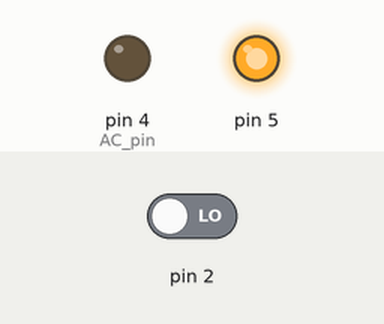
Bench run of a sketch on a simulated Arduino Uno, built with avr-gcc and run on an emulated ATmega328P. Shown: output pins drawn as LEDs (lit = HIGH). Inputs (shaded band) come from the test bench; at power-on: pin 2 LOW.

Above: at 1.2 s.
1.3 s: pin 2 driven HIGH
At 2.5 s:
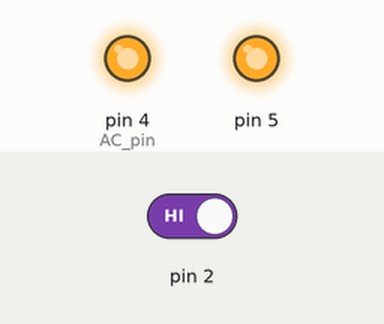
Timing chart, 0 to 4.3 s (numbered marks = the images above; inputs shaded):
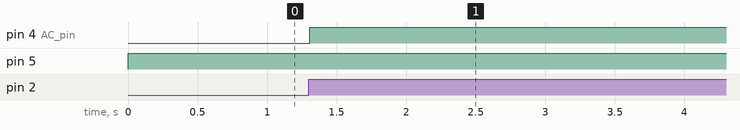

Measured:
- after the input at 1.3 s, pin 4 (AC_pin): LOW → HIGH at once

The sketch:

test10.ino
```cpp
/*AC Light Control

 Updated by Robert Twomey

 Changed zero-crossing detection to look for RISING edge rather
 than falling.  (originally it was only chopping the negative half
 of the AC wave form).

 Also changed the dim_check() to turn on the Triac, leaving it on
 until the zero_cross_detect() turn's it off.

 Adapted from sketch by Ryan McLaughlin
 http://www.arduino.cc/cgi-bin/yabb2/YaBB.pl?num=1230333861/30

 */

#include  <TimerOne.h>          // Avaiable from http://www.arduino.cc/playground/Code/Timer1
volatile int i=0;               // Variable to use as a counter volatile as it is in an interrupt
volatile boolean zero_cross=0;  // Boolean to store a "switch" to tell us if we have crossed zero
int AC_pin = 4;                // Output to Opto Triac
int dim = 0;                    // Dimming level (0-128)  0 = on, 128 = 0ff
int inc=1;                      // counting up or down, 1=up, -1=down

int freqStep = 75;    // This is the delay-per-brightness step in microseconds.
                      // For 60 Hz it should be 65
// It is calculated based on the frequency of your voltage supply (50Hz or 60Hz)
// and the number of brightness steps you want.
//
// Realize that there are 2 zerocrossing per cycle. This means
// zero crossing happens at 120Hz for a 60Hz supply or 100Hz for a 50Hz supply.

// To calculate freqStep divide the length of one full half-wave of the power
// cycle (in microseconds) by the number of brightness steps.
//
// (120 Hz=8333uS) / 128 brightness steps = 65 uS / brightness step
// (100Hz=10000uS) / 128 steps = 75uS/step

void setup() {                                      // Begin setup
  pinMode(AC_pin, OUTPUT);                          // Set the Triac pin as output
  attachInterrupt(0, zero_cross_detect, RISING);    // Attach an Interupt to Pin 2 (interupt 0) for Zero Cross Detection
  Timer1.initialize(freqStep);                      // Initialize TimerOne library for the freq we need
  Timer1.attachInterrupt(dim_check, freqStep);
  // Use the TimerOne Library to attach an interrupt
  // to the function we use to check to see if it is
  // the right time to fire the triac.  This function
  // will now run every freqStep in microseconds.
   pinMode(5, OUTPUT);
}

void zero_cross_detect() {
  zero_cross = true;               // set the boolean to true to tell our dimming function that a zero cross has occured
  i=0;
  digitalWrite(AC_pin, LOW);       // turn off TRIAC (and AC)
}

// Turn on the TRIAC at the appropriate time
void dim_check() {
  if(zero_cross == true) {
    if(i>=dim) {
      digitalWrite(AC_pin, HIGH); // turn on light
      i=0;  // reset time step counter
      zero_cross = false; //reset zero cross detection
    }
    else {
      i++; // increment time step counter
    }
  }
}

void loop() {
  dim+=inc;
  if((dim>=128) || (dim<=0))
    inc*=-1;
  digitalWrite(5,HIGH);
  delay(18);
}
```
